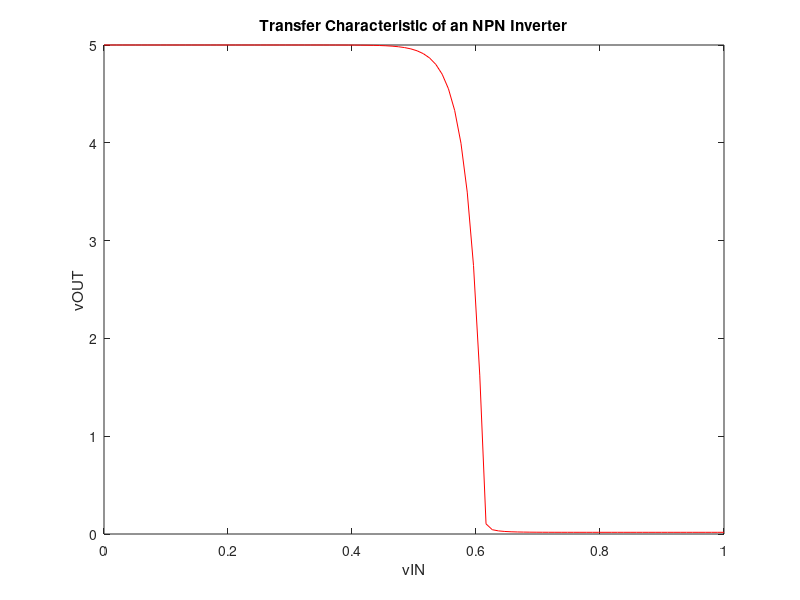
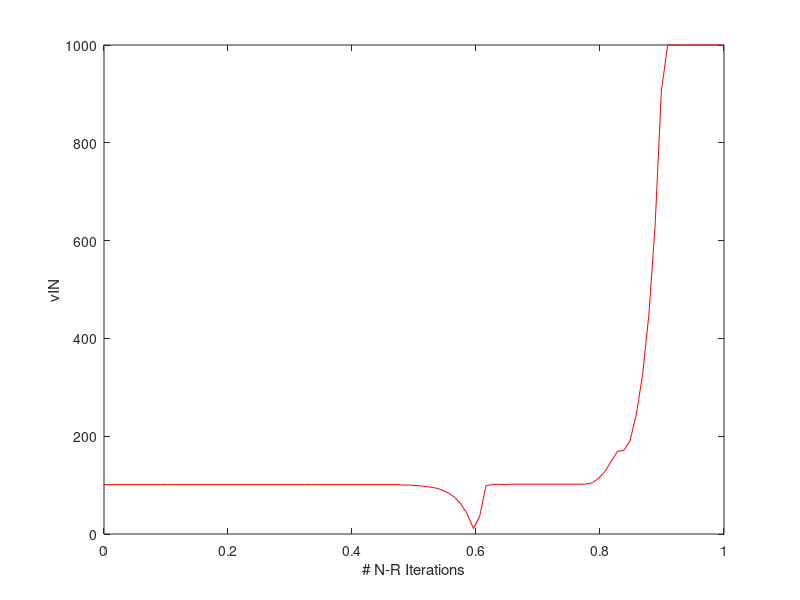

Here is the MATLAB script that generated these plots, in order:
% Steven Herbst
% herbst@mit.edu

% Newton-Raphson solution of an NPN inverter

clear all;
close all;

Vt=1/40;    % thermal voltage
Va=10;	    % Early voltage
Is=1e-14;  % saturation current

% forward beta
bF=100;

% reverse beta
bR=1;

Vcc=5.0;    % supply voltage
gPU=1/10000.0;   % conductance of pull-up resistor

e = 1e-4;   % error tolerance
dampStep = 0.025; % maximum change in vBE per iteration
max_iters=1000;

N=100;
vIN=linspace(0,1.0,N)';
vOUT=zeros(N,1);
iters=zeros(N,1);

% node aliases for transistor
b = 2;
c = 3;

for i=1:N
	x = [Vcc;vIN(i);Vcc/2;0.0;0.0]; % initial guesses for node voltages and supply currents

	dx = e*[1;1;1;1;1];

	count = 0;
	while (count<max_iters) && (norm(dx,2)>e)
	    count = count+1;

	    % generate small-signal conductance matrix
	    %    1      2       3       4       5
	    A = [gPU	0	-gPU	1	0; ... % 1
		 0	0	0	0	1; ... % 2
		 -gPU	0	gPU	0	0; ... % 3
		 1	0	0	0	0; ... % 4
		 0	1	0	0	0];    % 5
	    
	    % generate input vector
	    z = [0;       ... % 1
		 0;       ... % 2
		 0;       ... % 3
		 Vcc;     ... % 4
		 vIN(i)];     % 5

	    % create model for transistor

	    Ibf = (Is/bF)*(exp(x(b)/Vt)-1);
	    Ibr = (Is/bR)*(exp((x(b)-x(c))/Vt)-1);

	    Icc = bF*Ibf-bR*Ibr;

	    gmF = bF*Ibf/Vt;
	    gmR = bR*Ibr/Vt;

	    gPiF = gmF/bF;
	    gPiR = gmR/bR;

	    Ibf_eq = Ibf - gPiF*x(b);
	    Ibr_eq = Ibr - gPiR*(x(b)-x(c));
	    Icc_eq = Icc - gmF*x(b) + gmR*(x(b)-x(c));
				
	    % stamp in transistor
	    
	    % forward parameters
	    A(c,b) = A(c,b) + gmF;
	    A(b,b) = A(b,b) + gPiF;

	    % reverse parameters
	    A(c,b) = A(c,b) + -gmR;
	    A(c,c) = A(c,c) + gmR;

	    A(b,b) = A(b,b) + gPiR;
	    A(b,c) = A(b,c) + -gPiR;
	    A(c,b) = A(c,b) + -gPiR;
	    A(c,c) = A(c,c) + gPiR;
	    
	    % bias currents

	    z(b) = z(b) + -Ibf_eq;

	    z(b) = z(b) + -Ibr_eq;
	    z(c) = z(c) + Ibr_eq;

	    z(c) = z(c) + -Icc_eq;
	    
	    % solve A*x=z
	    
	    dx = A\z-x;
	    
	    for j=1:5
		if (abs(dx(j)) > dampStep)
			dx(j) = sign(dx(j))*dampStep;
		    end
	    end
	    
	    x = x+dx;
	end

	vOUT(i)=x(c);
	iters(i)=count;
end

figure;

plot(vIN,vOUT,'r-;;');
title('Transfer Characteristic of an NPN Inverter');
xlabel('vIN');
ylabel('vOUT');

figure;

plot(vIN,iters,'r-;;');
xlabel('# N-R Iterations');
ylabel('vIN');
